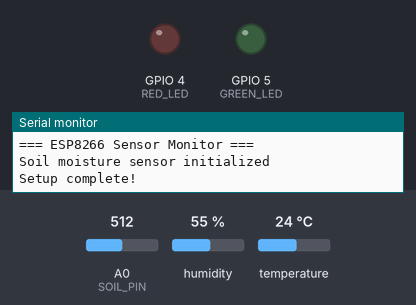
The sketch below on a simulated ESP8266 (NodeMCU). Shown: output pins drawn as LEDs (lit = HIGH), the last lines printed to the serial monitor. The inputs (shaded band) are chosen by the test bench; at power-on: A0 (SOIL_PIN) = 512, humidity 55 %, temperature 24 °C. WiFi joins after 1.5 s; servers stay silent unless stated; uploads are accepted with an empty reply.

Above: at 3.8 s.
At 5.2 s:
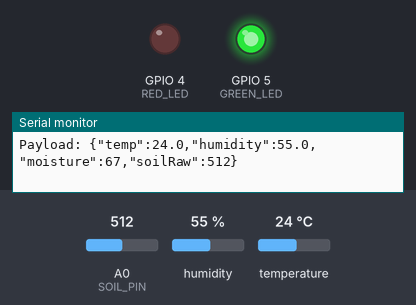
Timing chart, 0 to 8.9 s (numbered marks = the images above):
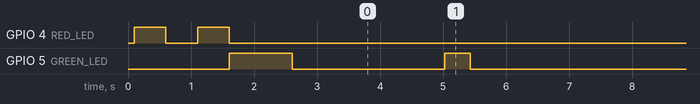

The sketch:

IoT-ESP.ino
```cpp
#include <ESP8266WiFi.h>
#include <ESP8266HTTPClient.h>
#include <WiFiClientSecure.h>
#include <DHT.h>

// WiFi Credentials
const char* ssid = "Note13";
const char* password = "chater123";

// Server Configuration
const char* serverUrl = "https://wie-act-1faad7d7a3cf.herokuapp.com/api/data";

// DHT22 Configuration
#define DHTPIN 2          // GPIO2 (D4 on NodeMCU)
#define DHTTYPE DHT22
DHT dht(DHTPIN, DHTTYPE);

// Soil Moisture Sensor Configuration
#define SOIL_PIN A0
const int AIR_VALUE = 750;    // Value in air (dry) - calibrate for your sensor
const int WATER_VALUE = 400;  // Value in water (wet) - calibrate for your sensor

// LED Configuration
#define GREEN_LED 5       // GPIO5 (D1 on NodeMCU)
#define RED_LED 4         // GPIO4 (D2 on NodeMCU)

// Timing
unsigned long lastSendTime = 0;
const unsigned long sendInterval = 5000; // 5 seconds

// WiFi Client
WiFiClientSecure client;

void setup() {
  Serial.begin(115200);
  delay(100);

  // Initialize LEDs
  pinMode(GREEN_LED, OUTPUT);
  pinMode(RED_LED, OUTPUT);
  digitalWrite(GREEN_LED, LOW);
  digitalWrite(RED_LED, LOW);

  // Initialize DHT sensor
  dht.begin();
  Serial.println("DHT22 initialized");
  // Connect to WiFi
  connectWiFi();


  Serial.println("\n\n=== ESP8266 Sensor Monitor ===");

  // Initialize soil moisture sensor
  pinMode(SOIL_PIN, INPUT);
  Serial.println("Soil moisture sensor initialized");

  // Configure SSL client (ignore certificate validation for Heroku)
  client.setInsecure();

  Serial.println("Setup complete!\n");
}

void loop() {
  // Check WiFi connection
  if (WiFi.status() != WL_CONNECTED) {
    Serial.println("WiFi disconnected. Reconnecting...");
    connectWiFi();
  }

  // Send data every 5 seconds
  if (millis() - lastSendTime >= sendInterval) {
    readAndSendData();
    lastSendTime = millis();
  }

  // Small delay to prevent watchdog timer issues
  delay(10);
}

void connectWiFi() {
  Serial.print("Connecting to WiFi: ");
  Serial.println(ssid);

  WiFi.mode(WIFI_STA);
  WiFi.begin(ssid, password);

  int attempts = 0;
  while (WiFi.status() != WL_CONNECTED && attempts < 60) {
    // Red LED blinks while connecting
    if (attempts % 2 == 0) {
      digitalWrite(RED_LED, HIGH);
    } else {
      digitalWrite(RED_LED, LOW);
    }
    delay(500);
    Serial.print(".");
    attempts++;
  }

  if (WiFi.status() == WL_CONNECTED) {
    digitalWrite(RED_LED, LOW);
    // Green LED blinks once for 1s when connected
    digitalWrite(GREEN_LED, HIGH);
    delay(1000);
    digitalWrite(GREEN_LED, LOW);

    Serial.println("\nWiFi connected!");
    Serial.print("IP address: ");
    Serial.println(WiFi.localIP());
    Serial.print("Signal strength (RSSI): ");
    Serial.print(WiFi.RSSI());
    Serial.println(" dBm");
  } else {
    digitalWrite(RED_LED, LOW);
    Serial.println("\nWiFi connection failed!");
    delay(5000);
    ESP.restart(); // Restart if WiFi fails
  }
}

void readAndSendData() {
  Serial.println("\n--- Reading Sensors ---");

  // Read DHT22
  float temperature = dht.readTemperature();
  float humidity = dht.readHumidity();

  // Read soil moisture
  int soilRaw = analogRead(SOIL_PIN);
  int moisture = map(soilRaw, AIR_VALUE, WATER_VALUE, 0, 100);
  moisture = constrain(moisture, 0, 100); // Keep within 0-100%


  Serial.print("Soil Moisture: ");
  Serial.print(moisture);
  Serial.print(" % (raw: ");
  Serial.print(soilRaw);
  Serial.println(")");

  // Check if DHT readings are valid
  if (isnan(temperature) || isnan(humidity)) {
    Serial.println("ERROR: Failed to read from DHT sensor!");
    // Red LED stays on for DHT read error
    digitalWrite(RED_LED, HIGH);
    return;
  }

  // Display readings
  Serial.print("Temperature: ");
  Serial.print(temperature, 1);
  Serial.println(" °C");

  Serial.print("Humidity: ");
  Serial.print(humidity, 1);
  Serial.println(" %");

  // Send data to server
  sendDataToServer(temperature, humidity, moisture, soilRaw);

  // Print memory usage
  Serial.print("Free Heap: ");
  Serial.print(ESP.getFreeHeap());
  Serial.println(" bytes");
}

void sendDataToServer(float temp, float humidity, int moisture, int soilRaw) {
  if (WiFi.status() != WL_CONNECTED) {
    Serial.println("ERROR: Not connected to WiFi!");
    return;
  }

  HTTPClient http;

  Serial.print("Sending data to: ");
  Serial.println(serverUrl);

  // Green LED on while sending data
  digitalWrite(GREEN_LED, HIGH);

  // Begin HTTP connection
  http.begin(client, serverUrl);
  http.addHeader("Content-Type", "application/json");
  http.setTimeout(10000); // 10 second timeout

  // Create JSON payload with reduced precision to save memory
  String payload = "{\"temp\":";
  payload += String(temp, 1);
  payload += ",\"humidity\":";
  payload += String(humidity, 1);
  payload += ",\"moisture\":";
  payload += String(moisture);
  payload += ",\"soilRaw\":";
  payload += String(soilRaw);
  payload += "}";

  Serial.print("Payload: ");
  Serial.println(payload);

  // Send POST request
  int httpResponseCode = http.POST(payload);

  // Handle response
  if (httpResponseCode > 0) {
    Serial.print("HTTP Response code: ");
    Serial.println(httpResponseCode);

    if (httpResponseCode == 200 || httpResponseCode == 201) {
      Serial.println("✓ Data sent successfully!");

      // Green LED stays on for 200ms on success
      delay(200);
      digitalWrite(GREEN_LED, LOW);
      digitalWrite(RED_LED, LOW);

      // Only read response if needed (saves memory)
      String response = http.getString();
      if (response.length() < 200) { // Only print short responses
        Serial.print("Server response: ");
        Serial.println(response);
      }
    } else {
      Serial.println("✗ Server returned error code");
      // Red LED on for 200ms on error
      digitalWrite(GREEN_LED, LOW);
      digitalWrite(RED_LED, HIGH);
      delay(200);
      digitalWrite(RED_LED, LOW);
    }
  } else {
    Serial.print("✗ HTTP Error: ");
    Serial.println(http.errorToString(httpResponseCode));
    // Red LED on for 200ms on error
    digitalWrite(GREEN_LED, LOW);
    digitalWrite(RED_LED, HIGH);
    delay(200);
    digitalWrite(RED_LED, LOW);
  }

  // Clean up
  http.end();
}
```

Measured:
- by itself, GPIO 5 (GREEN_LED): repeats every 5.4 s: HIGH 0.41 s, LOW 5.0 s
